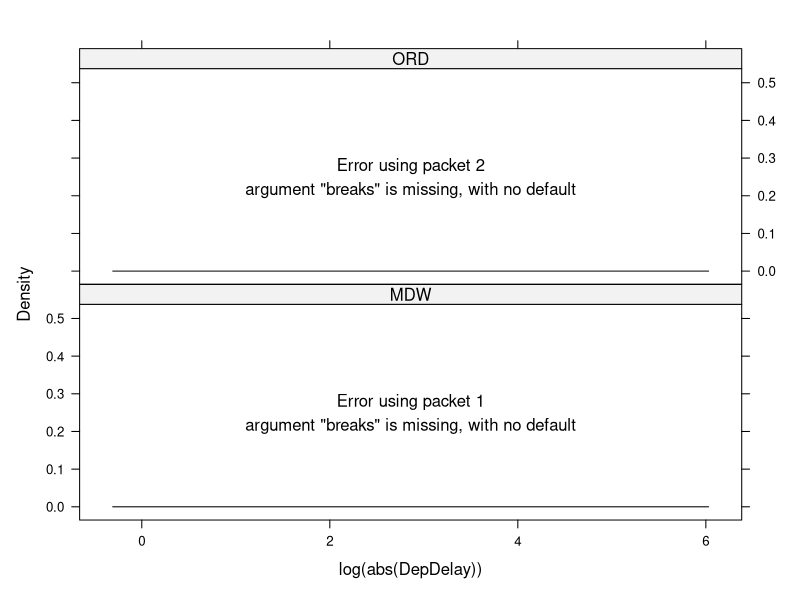
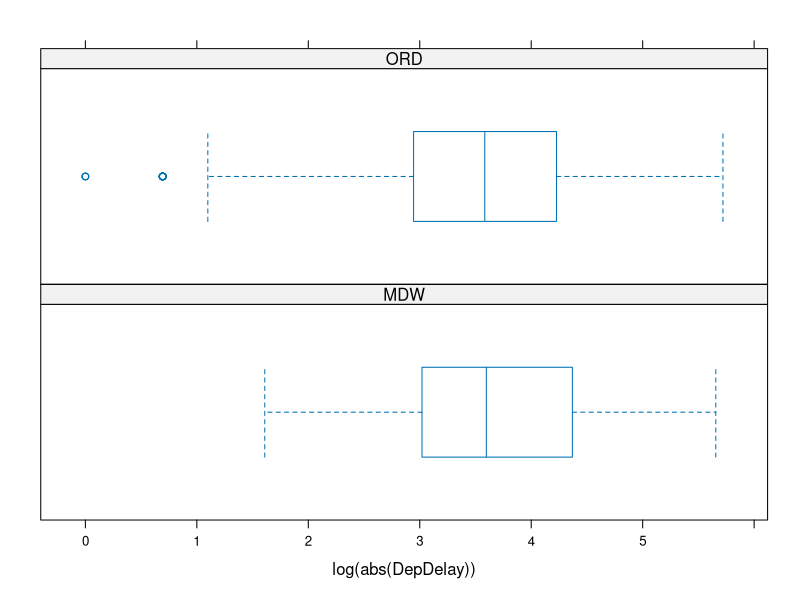
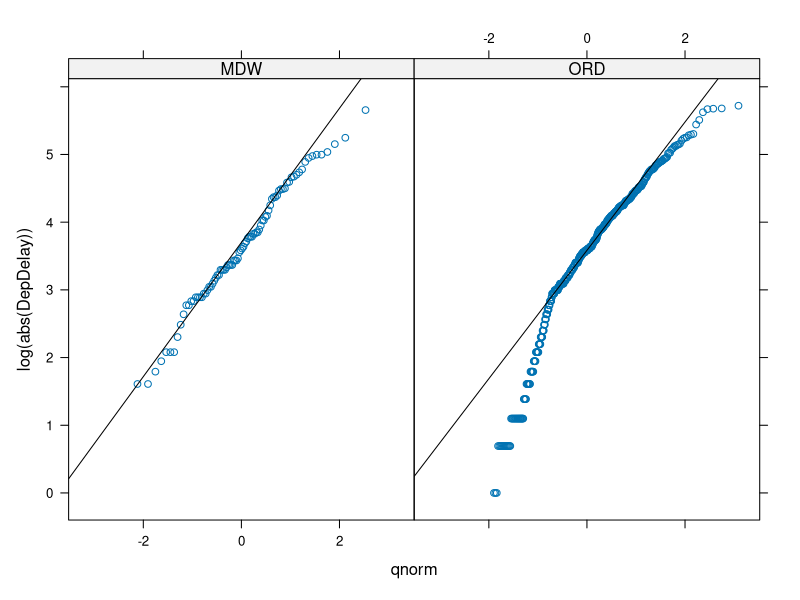

The R script that drew these images, in order: (Note: this script raises an error after producing the figures.)
setwd("~/Desktop/Purdue/STAT350_R/STAT350/Labs/Lab7")
CHICAGO=read.table(file="airline_cleaned.txt",header=T)
studynew <- subset(CHICAGO, Origin=="ORD" | Origin == "MDW")

attach(studynew)
# Note: it is required that you have two curves (red and blue) on the
# histogram and the line on the normal quantile plot as done by the
#   code below.
library(lattice)
histogram(~log(abs(DepDelay)) | Origin, layout=c(1,2),type="density", panel=function(x)
{panel.histogram(x) 
  panel.mathdensity(dmath=dnorm,col="blue",lwd=2,args=list(mean=mean(x, na.rm=T), sd = sd(x,na.rm=T))) 
  panel.densityplot(x,col="red",lwd=2)
  })
bwplot(~log(abs(DepDelay)) | Origin, layout = c(1, 2), pch = "|") #Boxplots side-by-side 
qqmath(~log(abs(DepDelay))| Origin, data = studynew, panel = function(x){
  panel.qqmath(x)
  panel.qqmathline(x)
})

# t test:
#t.test (qual ~ categories,conf.level=C, mu = mu0, paired=FALSE,
#alternative="value", var.equal = FALSE)
#is used for confidence intervals and hypothesis tests
#the qualitative variable is first, the variable with the groups in it is second.
#The difference is in first alphabetically ??? second alphabetically
#  conf.level = C = 1 - alpha
#  for the hypothesis test. mu is mu_0
#  paired = FALSE (2 - sample independent)
#alternative = "greater" or "less" or "two.sided" (this is the appropriate alternative hypothesis)
#var.equal = FALSE (the variances are not equal, R calls
#                   the Satterthwaite approximation the Welch approximation)

t.test(DepDelay ~ Origin, studynew, mu=0, conf.level=0.99,paired=FALSE, alternative = "less",var.equal=F)
# Information required for f
stdmen = sd(subset(studynew,Origin == "ORD")$DepDelay)
sizemen = length(subset(studynew,Origin == "ORD")$DepDelay) 
stdwomen = sd(subset(studynew,Origin == "MDW")$DepDelay) 
sizewomen = length(subset(studynew,Origin == "MDW")$DepDelay) 
se = sqrt(stdmen^2/sizemen + stdwomen^2/sizewomen)

